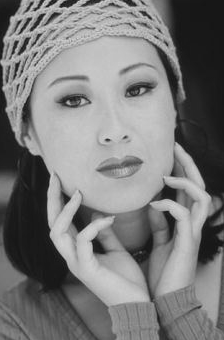
%> input picture data/CNNmodels/Autoencoder/Set5/epoch38_woman_GT_0raw.png, 224 x 340 px; the run also reads 2 pictures not shown here
$ octave DEMO.m   (GNU Octave 9; MATLAB toolbox functions it lacks are replaced by stand-ins)
%> lines starting %> are read from the running program, lines starting %| are printed output that depends on the picture
### plot_spectrum.m
function [im_plotted, spectrum_plotted] = plot_spectrum(im,mode, isShowSpectrum)
% [8 lines of commented-out code are left out]
switch mode
    case 0
        F = fftshift(fft2(im));
        S = log(1+abs(F));
%         imshow(S,[]);
        im_plotted= im;
        spectrum_plotted = F;
    case 1
        w_func ='hann';
        img_H = size(im,1);
        img_W = size(im,2);
        percent=0.1;
        padding_H = int32(img_H*percent);
        padding_W = int32(img_W * percent);
        %generate window with fadding padding
        w_H= window(w_func, 1+2*padding_H);
        w_H= [w_H(1:padding_H); ones(img_H,1); w_H(padding_H +2:end)];
        w_W = window(w_func, 1+2*padding_W);
        w_W = [w_W(1:padding_W); ones(img_W,1); w_W(padding_W+2:end)];
        [mask_W, mask_H] = meshgrid(w_W, w_H);
        w= mask_W .* mask_H;
        %generate image with replicated padding.
        im_pad = padarray(im, [double(padding_H), double(padding_W)], 'replicate');
        im_with_fadding_pad =  double( im_pad) .* w;
        % plot spectrum
        F = fftshift(fft2(im_with_fadding_pad));
        S = log(1+ abs(F));
        % do crop to the spetrum to get original size
        S = S(padding_H+1:end-padding_H, padding_W+1:end-padding_W );
%         imshow(S,[]);
        im_plotted= im_with_fadding_pad;
        spectrum_plotted =  F(padding_H+1:end-padding_H, padding_W+1:end-padding_W );
    case 2
        img_H = size(im,1);
        img_W = size(im,2);
        w_func= 'hann';
        % generate hamming filter window
        w_H = window(w_func, img_H);
        w_W = window(w_func, img_W);
        [mask_W, mask_H] = meshgrid(w_W, w_H);
        w= mask_W .* mask_H;
        % generate hamming window filtered image
        im_filtered = double(im) .* w;
        F = fftshift(fft2(im_filtered));
        S = log(1+abs(F));
%         imshow(S,[]);
        im_plotted= im_filtered;
        spectrum_plotted = F;
    case 3
        w_func ='hann';
        img_H = size(im,1);
        img_W = size(im,2);
        percent=0.1;
        intra_padding_H = int32(img_H*percent);
        intra_padding_W = int32(img_W * percent);
        %generate window with fadding padding
        w_H= window(w_func, 1+2*intra_padding_H);
        w_H= [w_H(1:intra_padding_H); ones(img_H-2*intra_padding_H,1); w_H(intra_padding_H+2:end)];
        w_W = window(w_func, 1+2*intra_padding_W);
        w_W = [w_W(1:intra_padding_W); ones(img_W-2*intra_padding_W,1); w_W(intra_padding_W+2:end)];
        [mask_W, mask_H] = meshgrid(w_W, w_H);
        w= mask_W .* mask_H;
        %generate image with replicated padding.
        im_with_intra_fadding_pad =  double( im) .* w;
        % plot spectrum
        F = fftshift(fft2(im_with_intra_fadding_pad));
        S = log(1+ abs(F));
%         imshow(S,[]);
        im_plotted= im_with_intra_fadding_pad;
        spectrum_plotted = F;

    case 4
        F = fftshift(fft2(im));
        % [6 lines of commented-out code are left out]
        factor=2;
        F(size(F,1)/factor+1+size(F,1)/(2*factor):end,:) = 0;
        F(:,size(F,2)/factor+1+size(F,2)/(2*factor):end) = 0;
        F(1:size(F,1)/factor+1-size(F,1)/(2*factor),:) = 0;
        F(:,1:size(F,2)/factor+1-size(F,2)/(2*factor)) = 0;

        S = log(1+abs(F));
%         imshow(S,[]);
        im_high_pass = ifft2(ifftshift(F), 'symmetric');
        im_plotted=im_high_pass;
        spectrum_plotted = F;

    case 5

        F = fftshift(fft2(im));
        % [9 lines of commented-out code are left out]
        factor=2;
        F( size(F,1)/factor+1-size(F,1)/(2*factor)+1:size(F,1)/factor+size(F,1)/(2*factor),  ...
            size(F,2)/factor+1-size(F,2)/(2*factor)+1:size(F,2)/factor+size(F,2)/(2*factor))=0;

        S = log(1+abs(F));
%         imshow(S,[]);
        im_low_pass = ifft2(ifftshift(F),'symmetric');
        im_plotted=  im_low_pass;
        spectrum_plotted = F;

end

if isShowSpectrum
    imshow(S,[] );
end

end

### plot_esnr_spectra.m
function esnr_spec = plot_esnr_spectra(rawspec, input_spec , L, show_spectra, tag )
%RING_SPECTRA Summary of this function goes here
%   Detailed explanation goes here
%  here input_spec is the error spectrum
spec= rawspec;
[H,W] = size(spec);

esnr_spec = zeros( 1,L );
% get the center position
CP = ceil((size(spec)+1)/2);
stride = floor((size(spec)-CP)/L);
for i = 1 :L

    % This methods works best!
    inner_vertex_1= max( CP - (ceil(CP*(i-1)/L)+( ceil(CP*( i-1)/L) == CP*( i-1)/L ))+2, [1,1] );
    inner_vertex_2= min( CP + (ceil(CP*(i-1)/L)+( ceil(CP*( i-1)/L) == CP*( i-1)/L ))-2, size(spec) );

    outer_vertex_1= max( CP - (ceil(CP*(i)/L)+( ceil(CP*( i)/L) == CP*( i)/L ))+2, [1,1] );
    outer_vertex_2= min( CP + (ceil(CP*(i)/L)+( ceil(CP*( i)/L) == CP*( i)/L ))-2, size(spec) );

    spec(inner_vertex_1(1):inner_vertex_2(1), inner_vertex_1(2):inner_vertex_2(2)) = 0;
    spec_tmp = spec( outer_vertex_1(1):outer_vertex_2(1), outer_vertex_1(2):outer_vertex_2(2) );
    spec_tmp = abs(spec_tmp);
    spec_tmp = spec_tmp(:);

    input_spec(inner_vertex_1(1):inner_vertex_2(1), inner_vertex_1(2):inner_vertex_2(2)) = 0;
    input_spec_tmp = input_spec( outer_vertex_1(1):outer_vertex_2(1), outer_vertex_1(2):outer_vertex_2(2) );
    input_spec_tmp = abs(input_spec_tmp);
    input_spec_tmp = input_spec_tmp(:);

    esnr_spec(i) = 10*log10( sum( spec_tmp.^2 )/sum( input_spec_tmp.^2 )  );


end

if show_spectra
   x= 1:L;
   x= x/L;
   plot(x,esnr_spec,tag);

end


end

### plot_weight_spectra.m
function weight_spec = plot_weight_spectra(error_spec , L, show_spectra, tag )
%RING_SPECTRA Summary of this function goes here
%   Detailed explanation goes here
spec= error_spec;
[H,W] = size(spec);

weight_spec = zeros( 1,L );
% get the center position
CP = ceil((size(spec)+1)/2);
% stride = floor((size(spec)-CP)/L);

spec_abs = abs(spec(:));
overall_error_energy = sum( spec_abs.^2 );

for i = 1 :L

    % This methods works best!
    inner_vertex_1= max( CP - (ceil(CP*(i-1)/L)+( ceil(CP*( i-1)/L) == CP*( i-1)/L ))+2, [1,1] );
    inner_vertex_2= min( CP + (ceil(CP*(i-1)/L)+( ceil(CP*( i-1)/L) == CP*( i-1)/L ))-2, size(spec) );

    outer_vertex_1= max( CP - (ceil(CP*(i)/L)+( ceil(CP*( i)/L) == CP*( i)/L ))+2, [1,1] );
    outer_vertex_2= min( CP + (ceil(CP*(i)/L)+( ceil(CP*( i)/L) == CP*( i)/L ))-2, size(spec) );

    spec(inner_vertex_1(1):inner_vertex_2(1), inner_vertex_1(2):inner_vertex_2(2)) = 0;
    spec_tmp = spec( outer_vertex_1(1):outer_vertex_2(1), outer_vertex_1(2):outer_vertex_2(2) );
    spec_tmp = abs(spec_tmp);
    spec_tmp = spec_tmp(:);


    weight_spec(i) =  sum( spec_tmp.^2 )/overall_error_energy;


end

if show_spectra
   x= 1:L;
   x= x/L;
   plot(x,weight_spec,tag);

end


end

### plot_error_spectra.m
function error_spec = plot_error_spectra(input_spec , L, show_spectra, tag )
%RING_SPECTRA Summary of this function goes here
%   Detailed explanation goes here
%  here input_spec is the error spectrum
spec= input_spec;
[H,W] = size(spec);

error_spec = zeros( 1,L );
% get the center position
CP = ceil((size(spec)+1)/2);
stride = floor((size(spec)-CP)/L);
for i = 1 :L

    % This methods works best!
    inner_vertex_1= max( CP - (ceil(CP*(i-1)/L)+( ceil(CP*( i-1)/L) == CP*( i-1)/L ))+2, [1,1] );
    inner_vertex_2= min( CP + (ceil(CP*(i-1)/L)+( ceil(CP*( i-1)/L) == CP*( i-1)/L ))-2, size(spec) );

    outer_vertex_1= max( CP - (ceil(CP*(i)/L)+( ceil(CP*( i)/L) == CP*( i)/L ))+2, [1,1] );
    outer_vertex_2= min( CP + (ceil(CP*(i)/L)+( ceil(CP*( i)/L) == CP*( i)/L ))-2, size(spec) );

    spec(inner_vertex_1(1):inner_vertex_2(1), inner_vertex_1(2):inner_vertex_2(2)) = 0;
    spec_tmp = spec( outer_vertex_1(1):outer_vertex_2(1), outer_vertex_1(2):outer_vertex_2(2) );
    spec_tmp = abs(spec_tmp);
    spec_tmp = spec_tmp(:);

    error_spec(i) = sum( spec_tmp.^2 );


end

if show_spectra
   x= 1:L;
   x= x/L;
   plot(x,error_spec,tag);

end


end

### plot_contribution_spectra.m
function contrib_spec = plot_contribution_spectra( error_spec1, error_spec2 )
% function contrib_spec = plot_contribution_spectra( esnr_spec1 , esnr_spec2,  weight_spec1, weight_spec2 )
%PLOT_CONTRIBUTION_SPECTRA Summary of this function goes here
%   Detailed explanation goes here

overall_error_change = sum(error_spec2)- sum(error_spec1);

diff_error_change = error_spec2-error_spec1;

contrib_spec = diff_error_change/overall_error_change;


contrib_spec_positive= max(contrib_spec, 0);
contrib_spec_negative= min(contrib_spec,0);


x=(1:numel(contrib_spec))/numel(contrib_spec);

bar(x, contrib_spec_positive , 'r');
hold on;
bar(x, contrib_spec_negative , 'b');
hold off;
xlabel('\pi/sample');
ylabel('contribution spectrum' );


end

### DEMO.m

% Compare the performance of the two SISR models via contribution spectrum

rawimage= imread('data/CNNmodels/Autoencoder/Set5/epoch38_woman_GT_0raw.png');
%> rawimage is the input picture: size 340x224 uint8; min 18, max 214, mean 121.7
autoencoder_up_image= imread('data/CNNmodels/Autoencoder/Set5/epoch38_woman_GT_1sr.png');
VDSR_up_image= imread('data/CNNmodels/VDSR/Set5/epoch37_woman_GT_1sr.png');

% first get the spectrum of these three images.
% the first 0 represents the mode, mode=0 means no Hanning window is
% applied; The second 0 means not showing the spectrum.
[ raw_img , raw_spec]= plot_spectrum( uint8(rawimage), 0, 0 );
%> in plot_spectrum, `S = log(1+abs(F));`:
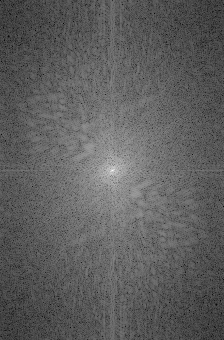
%> S: size 340x224 double; min 2.01, max 16.04, mean 7.21; drawn with min black and max white
[ auto_up_img,auto_up_spec] = plot_spectrum( uint8(autoencoder_up_image), 0, 0 );
%> call 2 of plot_spectrum, with mode = 0, isShowSpectrum = 0
%> in plot_spectrum (call 2), `S = log(1+abs(F));`:
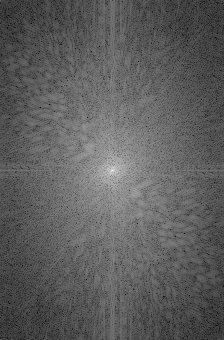
%> S: size 340x224 double; min 1.66, max 16.04, mean 6.98; drawn with min black and max white
[ vdsr_up_img,vdsr_up_spec] = plot_spectrum( uint8(VDSR_up_image),0 ,0 );
%> call 3 of plot_spectrum, with mode = 0, isShowSpectrum = 0
%> in plot_spectrum (call 3), `S = log(1+abs(F));`:
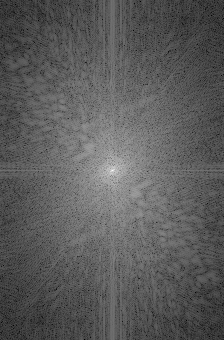
%> S: size 340x224 double; min 1.77, max 16.04, mean 6.89; drawn with min black and max white

% the 2-D error spectrum of the autoencoder model and the vdsr model
error_spec_auto_2D= auto_up_spec-raw_spec;
error_spec_vdsr_2D= vdsr_up_spec-raw_spec;

L=40; % the number of rings in the rectangular ring spectrum

% get the esnr spectrum of the autoencoder model and the vdsr model
esnr_spectrum_auto = plot_esnr_spectra( raw_spec, error_spec_auto_2D, L ,0 ,'' );
%> after the loop in plot_esnr_spectra, `for i = 1 :L`: esnr_spec = 40 values, max 56.55 at index 1, min 1 at index 40, mean 15.15
%> esnr_spectrum_auto has the same summary as esnr_spec in plot_esnr_spectra
esnr_spectrum_vdsr = plot_esnr_spectra( raw_spec, error_spec_vdsr_2D, L, 0, '' );
%> esnr_spectrum_vdsr = 40 values, max 75.51 at index 1, min 0.87 at index 34, mean 18.23

% get the weight spectrum
weight_spectrum_auto = plot_weight_spectra( error_spec_auto_2D, L, 0, '' );
%> in plot_weight_spectra, `overall_error_energy = sum( spec_abs.^2 );`: overall_error_energy = 7.89e+10
%> after the loop in plot_weight_spectra, `for i = 1 :L`: weight_spec = 40 values, max 0.0532 at index 24, min 0.000471 at index 2, mean 0.025
%> weight_spectrum_auto has the same summary as weight_spec in plot_weight_spectra
weight_spectrum_vdsr = plot_weight_spectra( error_spec_vdsr_2D, L, 0, '' );
%> weight_spectrum_vdsr = 40 values, max 0.0799 at index 26, min 2.85e-05 at index 1, mean 0.025

% get the error rectangular ring spectrum
error_spectrum_auto = plot_error_spectra( error_spec_auto_2D, L ,0 ,'' );
error_spectrum_vdsr = plot_error_spectra( error_spec_vdsr_2D, L ,0 ,'' );


% get the contribution spectrum of the auto encoder model against vdsr
% model
contrib_spec=plot_contribution_spectra( error_spectrum_vdsr, error_spectrum_auto  );
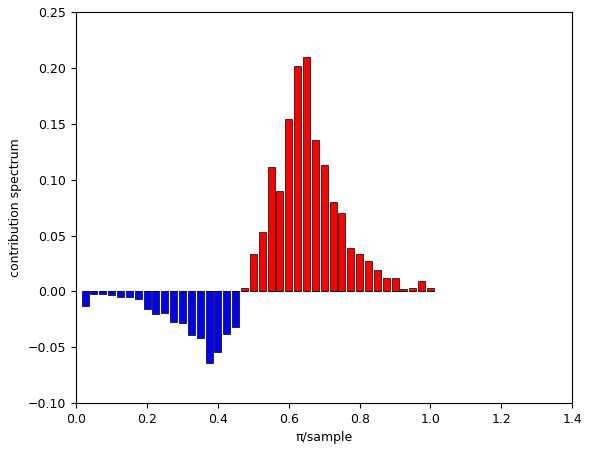
%> figure redrawn from the program's plot data; tallest bar 0.21 high, from x = 0.64 to 0.66; tallest bar 0.0643 high, from x = 0.365 to 0.385

% The sum of the contribution spectrum should be 1
SumOfContributionSpectrum =  sum(contrib_spec)
